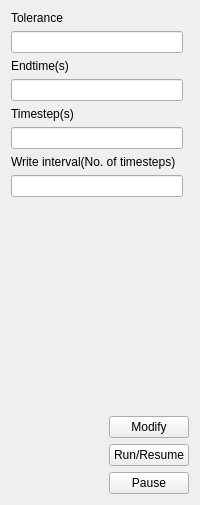
      <widget class="QWidget" name="tab_5">
       <attribute name="title">
        <string>Control</string>
       </attribute>
       <layout class="QGridLayout" name="gridLayout_14">
        <item row="2" column="0">
         <widget class="QLabel" name="label_28">
          <property name="text">
           <string>Endtime(s)</string>
          </property>
         </widget>
        </item>
        <item row="4" column="0">
         <widget class="QLabel" name="label_29">
          <property name="text">
           <string>Timestep(s)</string>
          </property>
         </widget>
        </item>
        <item row="9" column="0" colspan="3">
         <layout class="QGridLayout" name="gridLayout_13">
          <item row="2" column="1">
           <widget class="QPushButton" name="pause_run_button">
            <property name="text">
             <string>Pause</string>
            </property>
           </widget>
          </item>
          <item row="0" column="1">
           <widget class="QPushButton" name="change_control_button">
            <property name="text">
             <string>Modify</string>
            </property>
           </widget>
          </item>
          <item row="1" column="1">
           <widget class="QPushButton" name="run_button">
            <property name="text">
             <string>Run/Resume</string>
            </property>
           </widget>
          </item>
          <item row="0" column="0">
           <spacer name="horizontalSpacer_7">
            <property name="orientation">
             <enum>Qt::Horizontal</enum>
            </property>
            <property name="sizeHint" stdset="0">
             <size>
              <width>40</width>
              <height>20</height>
             </size>
            </property>
           </spacer>
          </item>
         </layout>
        </item>
        <item row="0" column="0">
         <widget class="QLabel" name="label_27">
          <property name="text">
           <string>Tolerance</string>
          </property>
         </widget>
        </item>
        <item row="6" column="0">
         <widget class="QLabel" name="label_30">
          <property name="text">
           <string>Write interval(No. of timesteps)</string>
          </property>
         </widget>
        </item>
        <item row="7" column="0" colspan="2">
         <widget class="QLineEdit" name="interval_lineEdit"/>
        </item>
        <item row="8" column="0">
         <spacer name="verticalSpacer_6">
          <property name="orientation">
           <enum>Qt::Vertical</enum>
          </property>
          <property name="sizeHint" stdset="0">
           <size>
            <width>20</width>
            <height>213</height>
           </size>
          </property>
         </spacer>
        </item>
        <item row="5" column="0" colspan="2">
         <widget class="QLineEdit" name="timestep_lineEdit"/>
        </item>
        <item row="3" column="0" colspan="2">
         <widget class="QLineEdit" name="endtime_lineEdit"/>
        </item>
        <item row="1" column="0" colspan="2">
         <widget class="QLineEdit" name="tolerance_lineEdit"/>
        </item>
       </layout>
      </widget>
